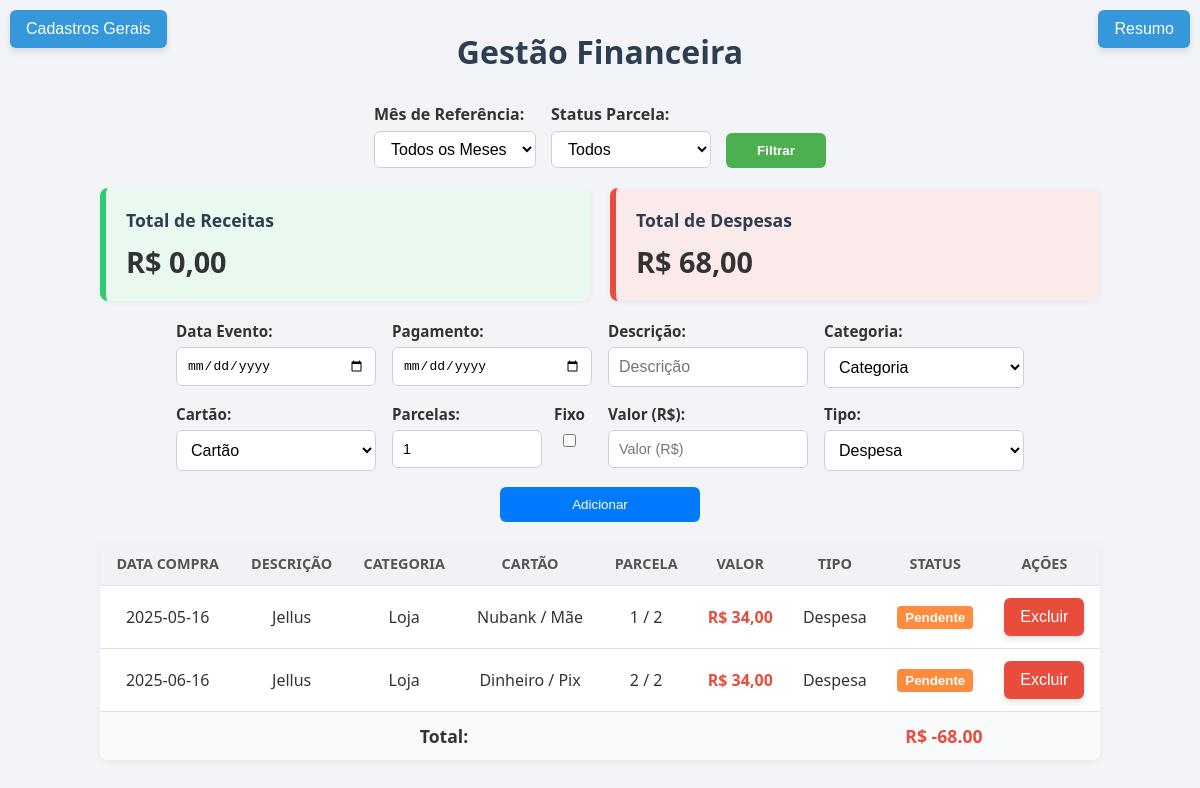
Screenshot of /index (signed in) with the database file from the repository.
### tables this page shows
CREATE TABLE movimentacoes (
        id INTEGER PRIMARY KEY AUTOINCREMENT,
        data TEXT NOT NULL,
        descricao TEXT,
        categoria TEXT,
        cartao TEXT,
        valor REAL,
        tipo TEXT
    , parcelas INTEGER DEFAULT 1, parcela_numero INTEGER DEFAULT 1, paga INTEGER DEFAULT 0, data_pagamento TEXT, usuario_id INTEGER REFERENCES usuarios(id));

CREATE TABLE cartoes (
        id INTEGER PRIMARY KEY AUTOINCREMENT,
        nome TEXT NOT NULL,
        bandeira TEXT
    );

### app.py (the view, shortened to what this page needs)
@app.route('/index', methods=['GET', 'POST'])
def index():
    if 'usuario' not in session:
        return redirect(url_for('login'))
    filtro_mes = request.args.get('mes')
    filtro_pago = request.args.get('pago')
    edit_id = request.args.get('edit_id')
    conn = get_db_connection()
    cursor = conn.cursor()
    cursor.execute("SELECT id FROM usuarios WHERE username = ?", (session['usuario'],))
    usuario_id = cursor.fetchone()['id']
    movimentacao_edit = None
    if edit_id:
        cursor.execute("SELECT * FROM movimentacoes WHERE id = ? AND usuario_id = ?", (edit_id, usuario_id))
        movimentacao_edit = cursor.fetchone()
    query = "SELECT * FROM movimentacoes WHERE usuario_id = ?"
    params = [usuario_id]
    if filtro_mes:
        query += " AND strftime('%Y-%m', data_pagamento) = ?"
        params.append(filtro_mes)
    if filtro_pago == 'sim':
        query += " AND paga = 1"
    elif filtro_pago == 'nao':
        query += " AND paga = 0"
    query += " ORDER BY data_pagamento"
    cursor.execute(query, params)
    movimentacoes = cursor.fetchall()
    cursor.execute('SELECT id, nome, descricao FROM categorias ORDER BY descricao')
    categorias = cursor.fetchall()
    cursor.execute('SELECT id, nome, bandeira FROM cartoes ORDER BY nome')
    cartoes = cursor.fetchall()
    cartoes_dict = {c['id']: {'nome': c['nome'], 'bandeira': c['bandeira']} for c in cartoes}
    movimentacoes_formatadas = []
    for m in movimentacoes:
        try:
            cartao_id = int(m['cartao']) if m['cartao'] is not None else None
            cartao_info = cartoes_dict.get(cartao_id)
        except (ValueError, KeyError, TypeError):
            cartao_info = None
        movimentacoes_formatadas.append({
            'id': m['id'],
            'data': m['data'],
            'data_pagamento': m['data_pagamento'],
            'descricao': m['descricao'],
            'categoria': m['categoria'],
            'cartao': cartao_info,
            'valor': m['valor'],
            'tipo': m['tipo'],
            'parcelas': m['parcelas'] if 'parcelas' in m.keys() else 1,
            'parcela_numero': m['parcela_numero'] if 'parcela_numero' in m.keys() else 1,
            'paga': bool(m['paga']) if 'paga' in m.keys() else False
        })
    total = sum(m['valor'] if m['tipo'] == 'receita' else -m['valor'] for m in movimentacoes_formatadas)
    total_receitas = sum(m['valor'] for m in movimentacoes_formatadas if m['tipo'] == 'receita')
    total_despesas = sum(m['valor'] for m in movimentacoes_formatadas if m['tipo'] == 'despesa')
    conn.close()
    return render_template(
        'index.html',
        movimentacoes=movimentacoes_formatadas,
        categorias=categorias,
        cartoes=cartoes,
        total=total,
        total_receitas=total_receitas,
        total_despesas=total_despesas,
        filtro_mes=filtro_mes,
        filtro_pago=filtro_pago,
        usuario=session['usuario'],
        movimentacao_edit=movimentacao_edit
    )

### app.py (called while the page is built)
def get_db_connection():
    conn = sqlite3.connect('database.db')
    conn.row_factory = sqlite3.Row
    return conn

@app.template_filter('format_currency')
def format_currency(valor):
    return f"R$ {valor:,.2f}".replace(',', 'X').replace('.', ',').replace('X', '.')

### templates/index.html (shortened to what this page needs)
<!DOCTYPE html>
<html lang="pt-br">
<head>
    <link rel="stylesheet" href="{{ url_for('static', filename='style.css') }}">
</head>
<body>
    <h1>Gestão Financeira</h1>
    <div class="top-buttons">
        <a href="{{ url_for('cadastros') }}">
            <button class="btn-cadastros">Cadastros Gerais</button>
        </a>
        <a href="{{ url_for('resumo') }}">
            <button class="btn-resumo">Resumo</button>
        </a>
    </div>
    <form method="get" class="filtros-container">
        <div>
            <label for="mes">Mês de Referência:</label>
            <select name="mes" id="mes">
                <option value="" {% if not filtro_mes %}selected{% endif %}>Todos os Meses</option>
            </select>
        </div>
        <div>
            <label for="pago">Status Parcela:</label>
            <select name="pago" id="pago">
                <option value="" {% if not filtro_pago %}selected{% endif %}>Todos</option>
            </select>
        </div>
        <div>
            <button type="submit">Filtrar</button>
        </div>
    </form>
    <div class="caixas-totais">
        <div class="caixa receita">
            <h3>Total de Receitas</h3>
            <p>{{ total_receitas | format_currency }}</p>
        </div>
        <div class="caixa despesa">
            <h3>Total de Despesas</h3>
            <p>{{ total_despesas | format_currency }}</p>
        </div>
    </div>
    <form method="post" class="formulario">
        <div>
            <label for="data">Data Evento:</label>
            <input type="date" name="data" id="data">
        </div>
        <div>
            <label for="data_pagamento">Pagamento:</label>
            <input type="date" name="data_pagamento" id="data_pagamento"required>
        </div>
        <div>
            <label for="descricao">Descrição:</label>
            <input type="text" name="descricao" id="descricao" placeholder="Descrição" required>
        </div>
        <div>
            <label for="categoria">Categoria:</label>
            <select name="categoria" id="categoria" required>
                <option value="" disabled selected>Categoria</option>
            </select>
        </div>
        <div>
            <label for="cartao">Cartão:</label>
            <select name="cartao" id="cartao" required>
                <option value="" disabled selected>Cartão</option>
            </select>
        </div>
        <div style="display: flex; align-items: flex-start; gap: 1.5rem;">
        <div style="display: flex; flex-direction: column;">
            <label for="parcelas">Parcelas:</label>
            <input type="number" name="parcelas" id="parcelas" min="1" placeholder="Parcelas" value="1" required>
        </div>
        <div style="display: flex; align-items: center; margin-top: -88px; gap: 0.25rem;">
            <label for="fixa" style="margin: 8; margin-right: -155px;">Fixo</label>
            <input type="checkbox" id="fixa" name="fixa" value="1" style="margin-right: -155px;;">
        </div>
        </div>
        <div>
            <label for="valor">Valor (R$):</label>
            <input type="number" name="valor" id="valor" step="0.01" placeholder="Valor (R$)" required>
        </div>
        <div>
            <label for="tipo">Tipo:</label>
            <select name="tipo" id="tipo" required>
                <option value="despesa">Despesa</option>
            </select>
        </div>
        <div>
            <button type="submit" class="btn-incluir">Adicionar</button>
        </div>
    </form>
    <table>
        <thead>
            <tr>
                <th>Data Compra</th>
                <th>Descrição</th>
                <th>Categoria</th>
                <th>Cartão</th>
                <th>Parcela</th>
                <th>Valor</th>
                <th>Tipo</th>
                <th>Status</th>
                <th>Ações</th>
            </tr>
        </thead>
        <tbody>
            {% for m in movimentacoes %}
                <tr>
                    <td>{{ m.data }}</td>
                    <td>{{ m.descricao }}</td>
                    <td>{{ m.categoria }}</td>
                    <td>
                        {% if m.cartao %}
                            {{ m.cartao['bandeira'] }} / {{ m.cartao['nome'] }}
                        {% else %}
                            <em>Não vinculado</em>
                        {% endif %}
                    </td>
                    <td>{{ m.parcela_numero }} / {{ m.parcelas }}</td>
                    <td class="{{ 'positivo' if m.tipo == 'receita' else 'negativo' }}">
                        {{ m.valor | format_currency }}
                    </td>
                    <td>{{ m.tipo.capitalize() }}</td>
                    <td>
                        <form method="post" action="{{ url_for('index') }}" style="display:inline;">
                            <button type="submit" class="btn-status {{ 'paga' if m.paga else 'pendente' }}">
                                {{ 'Pago' if m.paga else 'Pendente' }}
                            </button>
                        </form>
                    </td>
                    <td>
                        <form method="post" style="display:inline;">
                            <button type="submit" name="excluir_movimentacao" class="btn-excluir">Excluir</button>
                        </form>
                    </td>
                </tr>
            {% endfor %}
        </tbody>
        <tfoot>
            <tr>
                <td colspan="6"><strong>Total:</strong></td>
                <td colspan="3">
                    <strong class="{{ 'positivo' if total >= 0 else 'negativo' }}">
                        R$ {{ '%.2f'|format(total) }}
                    </strong>
                </td>
            </tr>
        </tfoot>
    </table>
</body>
</html>

### static/style.css (style rules this page uses)
.btn-cadastros { position: fixed; top: 10px; left: 10px; padding: 10px 16px; background-color: #3498db; color: white; border: none; border-radius: 6px; cursor: pointer; font-size: 1em; box-shadow: 0 4px 6px rgba(0, 0, 0, 0.1); transition: background-color 0.3s ease; }
.btn-resumo { position: fixed; top: 10px; right: 10px; padding: 10px 16px; background-color: #3498db; color: white; border: none; border-radius: 6px; cursor: pointer; font-size: 1em; box-shadow: 0 4px 6px rgba(0, 0, 0, 0.1); transition: background-color 0.3s ease; }
.pendente { background-color: #ff8b3e; color: white; }
.caixas-totais { display: flex; justify-content: center; gap: 20px; margin: 20px auto; flex-wrap: wrap; max-width: 1000px; }
.caixa { flex: 1 1 300px; padding: 20px; border-radius: 8px; box-shadow: 0 2px 6px rgba(0, 0, 0, 0.05); background-color: #fff; border-left: 6px solid #ccc; transition: transform 0.2s ease; }
.caixa.receita { border-left-color: #2ecc71; background-color: #e9f9f0; }
.caixa.despesa { border-left-color: #e74c3c; background-color: #fbeaea; }
.caixa h3 { margin-bottom: 10px; font-size: 1.1em; color: #2c3e50; }
.caixa p { font-size: 1.8em; font-weight: bold; color: #333; margin: 0; word-break: break-word; }
.filtros-container { display: flex; gap: 15px; justify-content: center; align-items: flex-end; margin: 20px auto; max-width: 1000px; flex-wrap: wrap; }
.filtros-container > div { display: flex; flex-direction: column; align-items: flex-start; }
.filtros-container label { font-weight: 600; margin-bottom: 6px; color: #333; font-size: 1em; }
.filtros-container input[type="month"], .filtros-container select { padding: 8px 12px; font-size: 1em; border: 1px solid #ccd1d9; border-radius: 6px; background-color: #fff; transition: border-color 0.2s ease; min-width: 160px; box-sizing: border-box; }
.filtros-container button { padding: 10px 16px; background-color: #4CAF50; color: white; font-weight: 600; border: none; border-radius: 6px; cursor: pointer; transition: background-color 0.3s ease; min-width: 100px; box-sizing: border-box; margin-top: 26px; }
.formulario { display: flex; flex-wrap: wrap; gap: 16px; justify-content: center; max-width: 1000px; margin: 20px auto; }
.formulario div { display: flex; flex-direction: column; width: 200px; }
.formulario label { font-weight: 600; margin-bottom: 6px; color: #333; font-size: 0.95em; }
.formulario input, .formulario select { padding: 10px; font-size: 1em; border: 1px solid #ccd1d9; border-radius: 6px; background-color: #fff; transition: border-color 0.2s ease; }
.btn-incluir { background-color: #007bff; color: white; border: none; padding: 10px 16px; border-radius: 6px; cursor: pointer; transition: background-color 0.2s ease; }
table { width: 100%; max-width: 1000px; margin: 0 auto; border-collapse: collapse; background-color: #fff; border-radius: 8px; box-shadow: 0 2px 8px rgba(0,0,0,0.05); overflow: hidden; }
th { background-color: #f0f2f5; color: #555; padding: 12px; text-transform: uppercase; font-size: 0.9em; }
td { padding: 12px; text-align: center; border-top: 1px solid #e0e0e0; }
tfoot td { background-color: #f9fafb; font-weight: bold; font-size: 1.1em; }
.negativo { color: #e74c3c; font-weight: bold; }
.btn-status { padding: 4px 8px; cursor: pointer; border: none; border-radius: 4px; font-weight: bold; }
.btn-excluir { background-color: #e74c3c; color: white; border: none; padding: 10px 16px; border-radius: 6px; cursor: pointer; font-size: 1em; box-shadow: 0 4px 6px rgba(0, 0, 0, 0.1); transition: background-color 0.3s ease; }
input[name="valor"] { width: 100%; font-size: 0.9em; box-sizing: border-box; }
input[name="parcelas"] { width: 75%; font-size: 0.9em; box-sizing: border-box; }
* { box-sizing: border-box; margin: 0; padding: 0; }
body { font-family: 'Segoe UI', Tahoma, Geneva, Verdana, sans-serif; background-color: #f2f4f8; padding: 30px; color: #333; }
h1 { text-align: center; margin-bottom: 30px; color: #2c3e50; }

### rows the page displays
movimentacoes: data "2025-05-16", descricao "Jellus", categoria "Loja", cartao.bandeira "Nubank", cartao.nome "Mãe", parcela_numero "1", parcelas "2", valor "R$ 34,00", tipo "Despesa", paga "Pendente"
movimentacoes: data "2025-06-16", descricao "Jellus", categoria "Loja", cartao.bandeira "Dinheiro", cartao.nome "Pix", parcela_numero "2", parcelas "2", valor "R$ 34,00", tipo "Despesa", paga "Pendente"

### other values shown
{{ total_receitas | format_currency }} "R$ 0,00"
{{ total_despesas | format_currency }} "R$ 68,00"
{{ '%.2f'|format(total) }} "-68.00"
